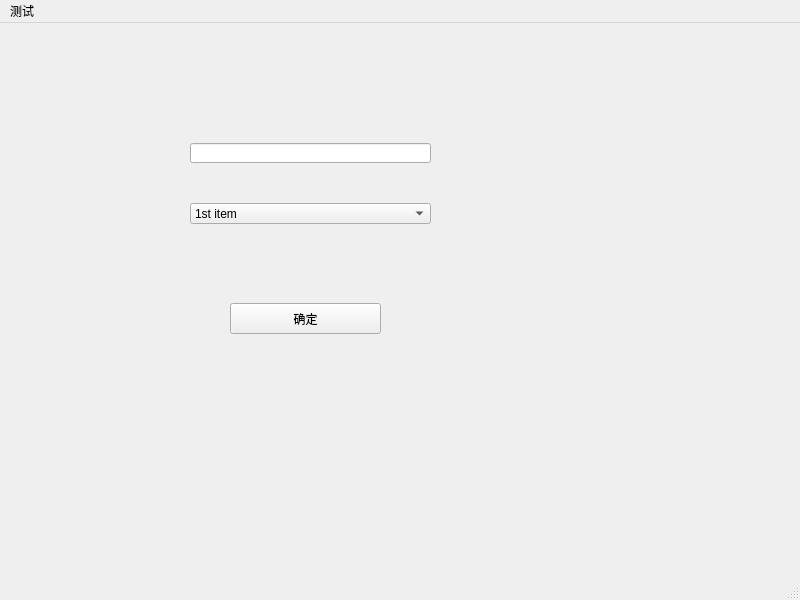
<?xml version="1.0" encoding="UTF-8"?>
<ui version="4.0">
 <class>MainWindow</class>
 <widget class="QMainWindow" name="MainWindow">
  <property name="geometry">
   <rect>
    <x>0</x>
    <y>0</y>
    <width>800</width>
    <height>600</height>
   </rect>
  </property>
  <property name="windowTitle">
   <string>MainWindow</string>
  </property>
  <widget class="QWidget" name="centralwidget">
   <widget class="QPushButton" name="pushButton">
    <property name="geometry">
     <rect>
      <x>230</x>
      <y>280</y>
      <width>151</width>
      <height>31</height>
     </rect>
    </property>
    <property name="text">
     <string>确定</string>
    </property>
   </widget>
   <widget class="QComboBox" name="comboBox">
    <property name="geometry">
     <rect>
      <x>190</x>
      <y>180</y>
      <width>241</width>
      <height>21</height>
     </rect>
    </property>
    <item>
     <property name="text">
      <string>1st item</string>
     </property>
    </item>
    <item>
     <property name="text">
      <string>2nd item</string>
     </property>
    </item>
   </widget>
   <widget class="QLineEdit" name="lineEdit">
    <property name="geometry">
     <rect>
      <x>190</x>
      <y>120</y>
      <width>241</width>
      <height>20</height>
     </rect>
    </property>
   </widget>
  </widget>
  <widget class="QMenuBar" name="menubar">
   <property name="geometry">
    <rect>
     <x>0</x>
     <y>0</y>
     <width>800</width>
     <height>23</height>
    </rect>
   </property>
   <widget class="QMenu" name="menu">
    <property name="title">
     <string>测试</string>
    </property>
   </widget>
   <addaction name="menu"/>
  </widget>
  <widget class="QStatusBar" name="statusbar"/>
 </widget>
 <resources/>
 <connections/>
</ui>
